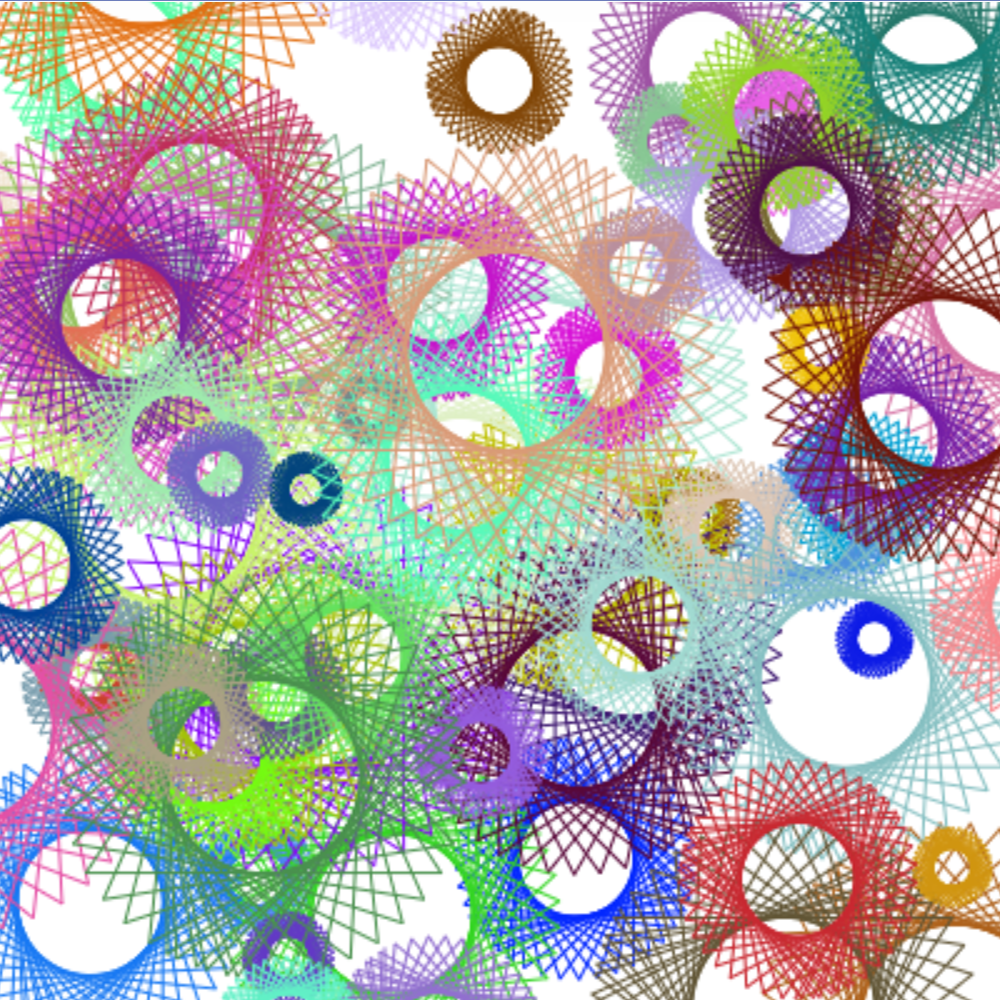

The script that drew this image:
import turtle
import random

t = turtle.Turtle()
t.speed(100)
t.penup()

for i in range(100):

  r = random.randint(0,255)
  g = random.randint(0,255)
  b = random.randint(0,255)
  t.color(r,g,b)
  
  x = random.randint(-200,200)
  y = random.randint(-200,200)
  t.goto(x,y)
  t.pendown()
  
  sideLength = random.randint(25,150)
  
  for i in range(50):
    t.forward(sideLength)
    t.left(123)
  
  t.penup()
